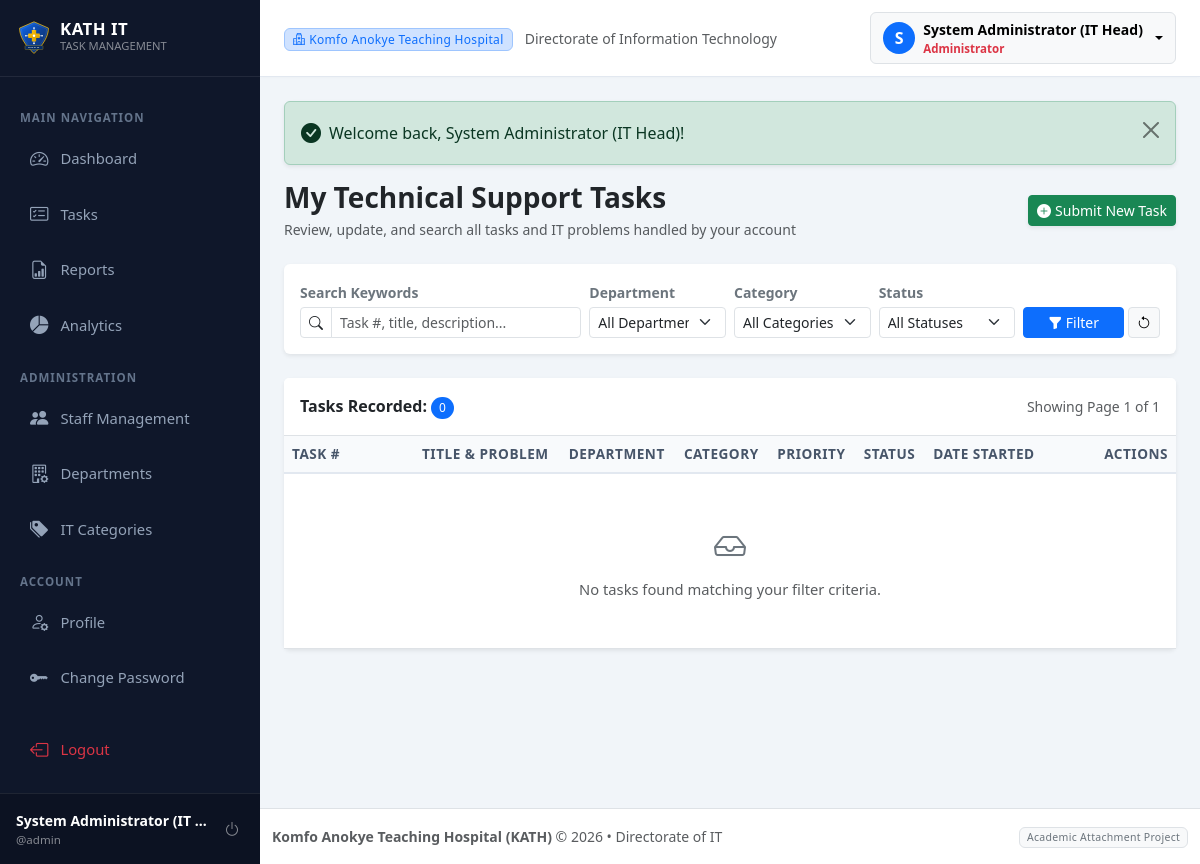
/staff/my_tasks.php (signed in), run on the app's committed database.
### tables this page shows
CREATE TABLE IF NOT EXISTS `users` (
    `id` INT AUTO_INCREMENT PRIMARY KEY,
    `full_name` VARCHAR(150) NOT NULL,
    `username` VARCHAR(60) NOT NULL UNIQUE,
    `email` VARCHAR(150) NOT NULL UNIQUE,
    `phone` VARCHAR(30) NULL,
    `password` VARCHAR(255) NOT NULL,
    `role` ENUM('admin', 'staff') NOT NULL DEFAULT 'staff',
    `department_id` INT NULL,
    `status` ENUM('active', 'inactive') NOT NULL DEFAULT 'active',
    `created_at` TIMESTAMP DEFAULT CURRENT_TIMESTAMP,
    `updated_at` TIMESTAMP DEFAULT CURRENT_TIMESTAMP ON UPDATE CURRENT_TIMESTAMP,
    CONSTRAINT `fk_users_department` FOREIGN KEY (`department_id`) 
        REFERENCES `departments`(`id`) ON DELETE SET NULL ON UPDATE CASCADE
);

### includes/auth.php (called while the page is built, shortened)
<?php
require_once __DIR__ . '/../config/database.php';
require_once __DIR__ . '/functions.php';
if ($pdo) {
    try {
        $stmt = $pdo->prepare("SELECT id, full_name, username, email, phone, role, department_id, status FROM users WHERE id = :id LIMIT 1");
        $stmt->execute([':id' => $_SESSION['user']['id']]);
    } catch (PDOException $e) {
    }
}

### staff/my_tasks.php (the view, shortened to what this page needs)
<?php
require_once __DIR__ . '/../includes/auth.php';
$userId = (int)$_SESSION['user']['id'];
$search = trim($_GET['search'] ?? '');
$limit = 12;
$page = max(1, (int)($_GET['page'] ?? 1));
$offset = ($page - 1) * $limit;
$where = ['t.user_id = :user_id'];
$params = [':user_id' => $userId];
$whereSql = implode(' AND ', $where);
$countStmt = $pdo->prepare("SELECT COUNT(*) FROM tasks t WHERE {$whereSql}");
$countStmt->execute($params);
$totalRecords = (int)$countStmt->fetchColumn();
$totalPages = max(1, ceil($totalRecords / $limit));
$dataSql = "
    SELECT t.*, d.department_name, c.category_name
    FROM tasks t
    JOIN departments d ON t.department_id = d.id
    JOIN categories c ON t.category_id = c.id
    WHERE {$whereSql}
    ORDER BY t.created_at DESC
    LIMIT {$limit} OFFSET {$offset}
";
$stmt = $pdo->prepare($dataSql);
$stmt->execute($params);
$tasks = $stmt->fetchAll();
include __DIR__ . '/../includes/header.php';
?>
<div class="d-flex flex-column flex-md-row justify-content-between align-items-md-center mb-4">
    <div>
        <h3 class="fw-bold mb-1 text-dark">My Technical Support Tasks</h3>
        <p class="text-muted mb-0 small">Review, update, and search all tasks and IT problems handled by your account</p>
    </div>
    <div class="mt-3 mt-md-0">
        <a href="<?= BASE_URL ?>staff/submit_task.php" class="btn btn-success btn-sm shadow-sm">
            <i class="bi bi-plus-circle-fill me-1"></i>Submit New Task
        </a>
    </div>
</div>
<div class="card shadow-sm border-0 mb-4 filter-card">
    <div class="card-body p-3">
        <form method="GET" action="my_tasks.php" class="row g-2 align-items-end">
            <div class="col-md-4 col-sm-6">
                <label class="form-label small fw-semibold text-secondary mb-1">Search Keywords</label>
                <div class="input-group input-group-sm">
                    <span class="input-group-text bg-white"><i class="bi bi-search"></i></span>
                    <input type="text" name="search" class="form-control" placeholder="Task #, title, description..." value="<?= h($search) ?>">
                </div>
            </div>
            <div class="col-md-2 col-sm-6">
                <label class="form-label small fw-semibold text-secondary mb-1">Department</label>
                <select name="department_id" class="form-select form-select-sm">
                    <option value="">All Departments</option>
                </select>
            </div>
            <div class="col-md-2 col-sm-6">
                <label class="form-label small fw-semibold text-secondary mb-1">Category</label>
                <select name="category_id" class="form-select form-select-sm">
                    <option value="">All Categories</option>
                </select>
            </div>
            <div class="col-md-2 col-sm-3">
                <label class="form-label small fw-semibold text-secondary mb-1">Status</label>
                <select name="status" class="form-select form-select-sm">
                    <option value="">All Statuses</option>
                </select>
            </div>
            <div class="col-md-2 col-sm-3 d-flex gap-1">
                <button type="submit" class="btn btn-primary btn-sm w-100">
                    <i class="bi bi-funnel-fill"></i> Filter
                </button>
                <a href="my_tasks.php" class="btn btn-light btn-sm border" title="Reset">
                    <i class="bi bi-arrow-counterclockwise"></i>
                </a>
            </div>
        </form>
    </div>
</div>
<div class="card shadow-sm border-0">
    <div class="card-header bg-white py-3 border-bottom d-flex justify-content-between align-items-center">
        <div>
            <span class="fw-bold text-dark">Tasks Recorded: </span>
            <span class="badge bg-primary rounded-pill"><?= number_format($totalRecords) ?></span>
        </div>
        <div class="text-muted small">
            Showing Page <?= $page ?> of <?= $totalPages ?>
        </div>
    </div>
    <div class="card-body p-0">
        <div class="table-responsive">
            <table class="table table-hover align-middle mb-0">
                <thead class="table-light">
                    <tr>
                        <th style="width: 130px;">Task #</th>
                        <th>Title &amp; Problem</th>
                        <th>Department</th>
                        <th>Category</th>
                        <th>Priority</th>
                        <th>Status</th>
                        <th>Date Started</th>
                        <th class="text-end" style="width: 130px;">Actions</th>
                    </tr>
                </thead>
                <tbody>
                    <?php if (empty($tasks)): ?>
                        <tr>
                            <td colspan="8" class="text-center py-5 text-muted">
                                <i class="bi bi-inbox fs-2 d-block mb-2 text-secondary"></i>
                                No tasks found matching your filter criteria.
                            </td>
                        </tr>
                    <?php endif; ?>
                </tbody>
            </table>
        </div>
    </div>
</div>
<?php include __DIR__ . '/../includes/footer.php'; ?>

### includes/header.php (shortened to what this page needs)
<!DOCTYPE html>
<html lang="en">
<head>
    <link href="https://cdn.jsdelivr.net/npm/bootstrap@5.3.2/dist/css/bootstrap.min.css" rel="stylesheet">
    <link rel="stylesheet" href="https://cdn.jsdelivr.net/npm/bootstrap-icons@1.11.3/font/bootstrap-icons.min.css">
    <link rel="stylesheet" href="<?= BASE_URL ?>assets/css/style.css">
</head>
<body>
    <div class="wrapper">
        <?php include __DIR__ . '/sidebar.php'; ?>
        <div class="main-content">
            <nav class="top-navbar d-flex align-items-center justify-content-between">
                <div class="d-flex align-items-center">
                    <div class="d-none d-sm-block">
                        <span class="badge bg-primary-subtle text-primary border border-primary-subtle px-2 py-1 me-2">
                            <i class="bi bi-hospital me-1"></i>Komfo Anokye Teaching Hospital
                        </span>
                        <span class="text-muted small">Directorate of Information Technology</span>
                    </div>
                </div>
                <div class="d-flex align-items-center gap-3">
                    <?php if ($user): ?>
                        <div class="dropdown">
                            <button class="btn btn-light dropdown-toggle d-flex align-items-center gap-2 border" type="button" data-bs-toggle="dropdown" aria-expanded="false">
                                <div class="bg-primary text-white rounded-circle d-flex align-items-center justify-content-center" style="width: 32px; height: 32px; font-weight: 600;">
                                    <?= strtoupper(substr($user['full_name'] ?? 'U', 0, 1)) ?>
                                </div>
                                <div class="text-start d-none d-md-block">
                                    <div class="fw-semibold small leading-tight"><?= h($user['full_name']) ?></div>
                                    <div class="text-muted" style="font-size: 0.72rem;">
                                        <?= $user['role'] === 'admin' ? '<span class="text-danger fw-bold">Administrator</span>' : '<span class="text-primary">IT Support Staff</span>' ?>
                                    </div>
                                </div>
                            </button>
                        </div>
                    <?php endif; ?>
                </div>
            </nav>
            <div class="container-fluid p-4">

### includes/sidebar.php (shortened to what this page needs)
<?php
$user = current_user();
$currentScript = basename($_SERVER['SCRIPT_NAME'] ?? '');
$isAdmin = is_admin();
?>
<aside class="sidebar">
    <a href="<?= BASE_URL ?><?= $isAdmin ? 'admin/dashboard.php' : 'staff/dashboard.php' ?>" class="sidebar-brand text-decoration-none">
        <img src="<?= BASE_URL ?>assets/images/kath-badge.svg" alt="KATH Badge" width="36" height="36" class="me-2">
        <div class="d-flex flex-column">
            <span class="lh-1 text-white" style="font-size: 1.05rem; letter-spacing: 0.5px;">KATH IT</span>
            <span class="text-white-50" style="font-size: 0.7rem; font-weight: 400;">TASK MANAGEMENT</span>
        </div>
    </a>
    <div class="nav flex-column py-3 flex-grow-1 overflow-auto">
        <?php if ($isAdmin): ?>
            <div class="sidebar-heading">Main Navigation</div>
            <a href="<?= BASE_URL ?>admin/dashboard.php" class="nav-link <?= $currentScript === 'dashboard.php' ? 'active' : '' ?>">
                <i class="bi bi-speedometer2"></i>
                <span>Dashboard</span>
            </a>
            <a href="<?= BASE_URL ?>admin/tasks.php" class="nav-link <?= in_array($currentScript, ['tasks.php', 'task_view.php', 'task_edit.php']) ? 'active' : '' ?>">
                <i class="bi bi-card-checklist"></i>
                <span>Tasks</span>
            </a>
            <a href="<?= BASE_URL ?>admin/reports.php" class="nav-link <?= $currentScript === 'reports.php' ? 'active' : '' ?>">
                <i class="bi bi-file-earmark-bar-graph"></i>
                <span>Reports</span>
            </a>
            <a href="<?= BASE_URL ?>admin/analytics.php" class="nav-link <?= $currentScript === 'analytics.php' ? 'active' : '' ?>">
                <i class="bi bi-pie-chart-fill"></i>
                <span>Analytics</span>
            </a>
            <div class="sidebar-heading">Administration</div>
            <a href="<?= BASE_URL ?>admin/users.php" class="nav-link <?= in_array($currentScript, ['users.php', 'user_add.php', 'user_edit.php']) ? 'active' : '' ?>">
                <i class="bi bi-people-fill"></i>
                <span>Staff Management</span>
            </a>
            <a href="<?= BASE_URL ?>admin/departments.php" class="nav-link <?= $currentScript === 'departments.php' ? 'active' : '' ?>">
                <i class="bi bi-building-gear"></i>
                <span>Departments</span>
            </a>
            <a href="<?= BASE_URL ?>admin/categories.php" class="nav-link <?= $currentScript === 'categories.php' ? 'active' : '' ?>">
                <i class="bi bi-tags-fill"></i>
                <span>IT Categories</span>
            </a>
            <div class="sidebar-heading">Account</div>
            <a href="<?= BASE_URL ?>admin/profile.php" class="nav-link <?= $currentScript === 'profile.php' ? 'active' : '' ?>">
                <i class="bi bi-person-gear"></i>
                <span>Profile</span>
            </a>
            <a href="<?= BASE_URL ?>admin/profile.php#password" class="nav-link">
                <i class="bi bi-key-fill"></i>
                <span>Change Password</span>
            </a>
        <?php endif; ?>
        <div class="mt-auto pt-3">
            <a href="<?= BASE_URL ?>logout.php" class="nav-link text-danger">
                <i class="bi bi-box-arrow-left"></i>
                <span>Logout</span>
            </a>
        </div>
    </div>
    <?php if ($user): ?>
        <div class="sidebar-user d-flex align-items-center">
            <div class="flex-grow-1 overflow-hidden me-2">
                <div class="text-white text-truncate small fw-bold"><?= h($user['full_name']) ?></div>
                <div class="text-white-50 text-truncate" style="font-size: 0.72rem;">@<?= h($user['username']) ?></div>
            </div>
            <a href="<?= BASE_URL ?>logout.php" class="btn btn-sm btn-outline-secondary text-white-50 border-0 p-1" title="Sign Out">
                <i class="bi bi-power fs-6"></i>
            </a>
        </div>
    <?php endif; ?>
</aside>

### assets/css/style.css (style rules this page uses)
:root { --primary-color: #0d47a1; --primary-hover: #083478; --primary-light: #e8f0fe; --secondary-color: #1976d2; --accent-color: #0288d1; --kath-gold: #f59e0b; --dark-navy: #0a192f; --sidebar-bg: #0f172a; --sidebar-color: #94a3b8; --sidebar-hover: #ffffff; --sidebar-active-bg: #1e293b; --card-shadow: 0 4px 12px rgba(0, 0, 0, 0.05); --border-color: #e2e8f0; }
body { font-family: 'Segoe UI', system-ui, -apple-system, BlinkMacSystemFont, Roboto, sans-serif; background-color: #f8fafc; color: #1e293b; min-height: 100vh; display: flex; flex-direction: column; }
.wrapper { display: flex; width: 100%; align-items: stretch; flex: 1; }
.sidebar { min-width: 260px; max-width: 260px; background: var(--sidebar-bg); color: var(--sidebar-color); transition: all 0.3s ease; z-index: 1040; display: flex; flex-direction: column; }
.sidebar .sidebar-brand { padding: 1.25rem 1rem; font-size: 1.1rem; font-weight: 700; color: #ffffff; display: flex; align-items: center; border-bottom: 1px solid rgba(255, 255, 255, 0.08); }
.sidebar .nav-link { color: var(--sidebar-color); padding: 0.75rem 1.25rem; font-size: 0.925rem; font-weight: 500; display: flex; align-items: center; border-radius: 6px; margin: 2px 10px; transition: all 0.2s ease; }
.sidebar .nav-link i { font-size: 1.15rem; margin-right: 0.75rem; }
.sidebar-heading { text-transform: uppercase; font-size: 0.72rem; letter-spacing: 1px; padding: 1rem 1.25rem 0.25rem; color: #64748b; font-weight: 700; }
.sidebar-user { padding: 1rem; border-top: 1px solid rgba(255, 255, 255, 0.08); background: rgba(0, 0, 0, 0.2); }
.main-content { flex: 1; min-width: 0; display: flex; flex-direction: column; background-color: #f1f5f9; }
.top-navbar { background: #ffffff; border-bottom: 1px solid var(--border-color); padding: 0.75rem 1.5rem; box-shadow: 0 1px 3px rgba(0,0,0,0.02); }
.table th { background-color: #f8fafc; color: #475569; font-weight: 600; font-size: 0.85rem; text-transform: uppercase; letter-spacing: 0.5px; border-bottom: 2px solid #e2e8f0; }
.table td { vertical-align: middle; font-size: 0.92rem; }
.badge { font-weight: 500; letter-spacing: 0.3px; padding: 0.4em 0.65em; }

### data on the page
users: full_name "System Administrator (IT…", username "admin", full_name "S", full_name "System Administrator (IT Head)"

### other printed values
$message "Welcome back, System Administrator (IT Head)!"
$totalRecords "0"
$page "1"
$totalPages "1"
